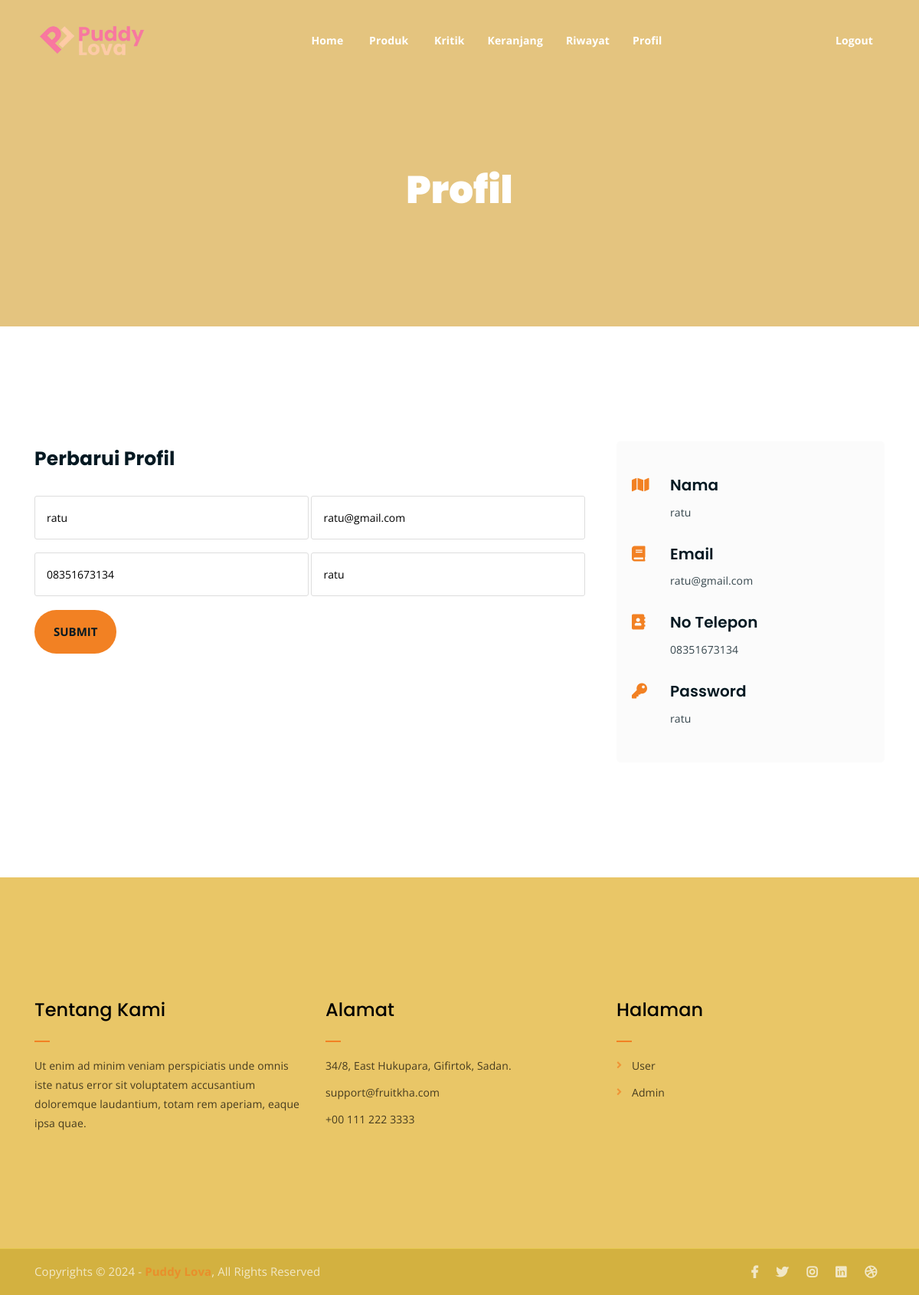
Page /profil.php (signed in) on the committed database.
### tables this page shows
CREATE TABLE `user` (
  `id_user` int(11) NOT NULL,
  `nama` varchar(111) NOT NULL,
  `no_hp` varchar(55) NOT NULL,
  `email` varchar(55) NOT NULL,
  `password` varchar(55) NOT NULL,
  `frekuensi` int(11) NOT NULL,
  `status` varchar(111) NOT NULL
);

### profil.php (the view, shortened to what this page needs)
<?php
include("./app/database/db.php");
$id_user = $_SESSION['user']['id_user'];
$profil = mysqli_query($conn, "SELECT * FROM user WHERE id_user = $id_user");
$p = mysqli_fetch_array($profil);
?>
<!DOCTYPE html>
<html lang="en">
<head>
	<link rel="stylesheet" href="assets/css/all.min.css">
	<link rel="stylesheet" href="assets/bootstrap/css/bootstrap.min.css">
	<link rel="stylesheet" href="assets/css/owl.carousel.css">
	<link rel="stylesheet" href="assets/css/magnific-popup.css">
	<link rel="stylesheet" href="assets/css/animate.css">
	<link rel="stylesheet" href="assets/css/meanmenu.min.css">
	<link rel="stylesheet" href="assets/css/main.css">
	<link rel="stylesheet" href="assets/css/responsive.css">
</head>
<body>
	<?php include('./include/nav.php') ?>
	<div class="breadcrumb-section breadcrumb-bg">
		<div class="container">
			<div class="row">
				<div class="col-lg-8 offset-lg-2 text-center">
					<div class="breadcrumb-text">
						<h1>Profil</h1>
					</div>
				</div>
			</div>
		</div>
	</div>
	<div class="contact-from-section mt-150 mb-150">
		<div class="container">
			<div class="row">
				<div class="col-lg-8 mb-5 mb-lg-0">
					<div class="form-title">
						<h2>Perbarui Profil</h2>
					</div>
					<div class="contact-form">
						<form method="post">
							<p>
								<input type="text" placeholder="Nama" name="nama" id="name" value="<?php echo $p['nama'] ?>">
								<input type="text" placeholder="Email" name="email" id="email" value="<?php echo $p['email'] ?>">
							</p>
							<p>
								<input type="text" placeholder="telepon" name="telepon" id="phone" value="<?php echo $p['no_hp'] ?>">
								<input type="text" placeholder="password" name="password" id="subject" value="<?php echo $p['password'] ?>" >
							</p>
							<p><input type="submit" name="submit" value="Submit"></p>
						</form>
					</div>
				</div>
				<div class="col-lg-4">
					<div class="contact-form-wrap">
						<div class="contact-form-box">
							<h4><i class="fas fa-map"></i> Nama</h4>
							<p><?php echo $p['nama'] ?></p>
						</div>
						<div class="contact-form-box">
							<h4><i class="fas fa-book"></i> Email</h4>
							<p><?php echo $p['email'] ?></p>
						</div>
						<div class="contact-form-box">
							<h4><i class="fas fa-address-book"></i> No Telepon</h4>
							<p><?php echo $p['no_hp'] ?></p>
						</div>
						<div class="contact-form-box">
							<h4><i class="fas fa-key"></i> Password</h4>
							<p><?php echo $p['password'] ?></p>
						</div>
					</div>
				</div>
			</div>
		</div>
	</div>
	<?php include('./include/footer.php') ?>
</body>
</html>

### assets/css/main.css (style rules this page uses)
html { font-size: 14px; font-weight: 400; line-height: 28px; height: 100%; }
body { font-family: "Open Sans", sans-serif; font-weight: 400; font-size: 1rem; letter-spacing: 0.1px; line-height: 1.8; color: #051922; overflow-x: hidden; }
h1, .h1, h2, .h2, h3, .h3, h4, .h4, h5, .h5, h6, .h6 { font-family: "Poppins", sans-serif; font-weight: 700; margin: 0 0 1.25rem 0; color: #051922; }
h1:last-child, .h1:last-child, h2:last-child, .h2:last-child, h3:last-child, .h3:last-child, h4:last-child, .h4:last-child, h5:last-child, .h5:last-child, h6:last-child, .h6:last-child { margin: 0; }
h1, .h1 { font-size: 4rem; font-weight: 700; line-height: 4rem; }
h2, .h2 { font-size: 3rem; font-weight: 700; line-height: 3.25rem; }
h4, .h4 { font-size: 1.5rem; font-weight: 700; line-height: 1.75rem; }
p { font-family: "Open Sans", sans-serif; font-weight: 400; font-size: 1rem; letter-spacing: 0.1px; line-height: 1.8; color: #051922; margin: 0 0 1.25rem 0; }
p:last-child { margin: 0; }
.mt-150 { margin-top: 150px; }
.mb-150 { margin-bottom: 150px; }
.breadcrumb-bg { background-image: url(../img/breadcrumb-bg.jpg); }
.breadcrumb-text h1 { font-size: 50px; font-weight: 900; color: #fff; margin: 0; margin-top: 20px; }
.breadcrumb-section { padding: 150px 0; background-size: cover; background-position: center center; position: relative; z-index: 1; background-attachment: fixed; padding-top: 200px; }
.breadcrumb-section:after { position: absolute; left: 0; top: 0; width: 100%; height: 100%; content: ""; background-color: #e0b862; z-index: -1; opacity: 0.8; }
input[type="submit"] { -webkit-transition: 0.3s; -o-transition: 0.3s; transition: 0.3s; border-radius: 50px !important; }
html, body { height: 100%; }
input[type="submit"] { background-color: #f28123; color: #051922; font-weight: 700; text-transform: uppercase; font-size: 15px; border: none !important; cursor: pointer; padding: 15px 25px; border-radius: 3px; }
.form-title { margin-bottom: 25px; }
.form-title h2 { font-size: 25px; }
.contact-form form p input[type="text"], .contact-form form p input[type="tel"], .contact-form form p input[type="email"] { width: 49%; padding: 15px; border: 1px solid #ddd; border-radius: 3px; }
.contact-form-wrap { background-color: #fbfbfb; padding: 45px 30px; border-radius: 5px; }
.contact-form-box { padding-left: 40px; margin-bottom: 30px; }
.contact-form-box h4 { font-size: 20px; font-weight: 600; position: relative; margin-bottom: 10px; }
.contact-form-box h4 i { position: absolute; left: -13%; color: #f28123; top: 2px; }
.contact-form-box p { line-height: 1.8; opacity: 0.8; }
.contact-form-wrap .contact-form-box:last-child { margin: 0; }

### assets/css/responsive.css (style rules this page uses)
@media only screen and (min-width: 992px) and (max-width: 1200px) { .contact-form-box h4 i { left: -20%; } }

### rows in the picture
user: nama "ratu", email "ratu@gmail.com", telepon "08351673134", password "ratu", no_hp "08351673134"
